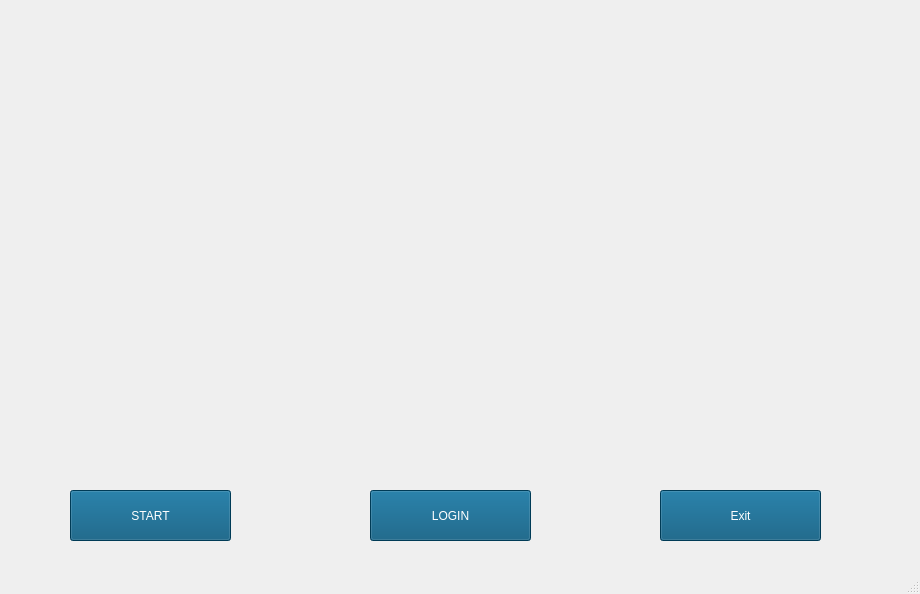
<?xml version="1.0" encoding="UTF-8"?>
<ui version="4.0">
 <class>MainWindow</class>
 <widget class="QMainWindow" name="MainWindow">
  <property name="geometry">
   <rect>
    <x>0</x>
    <y>0</y>
    <width>920</width>
    <height>594</height>
   </rect>
  </property>
  <property name="windowTitle">
   <string>MainWindow</string>
  </property>
  <widget class="QWidget" name="centralwidget">
   <widget class="QLabel" name="BG__1">
    <property name="geometry">
     <rect>
      <x>-170</x>
      <y>-100</y>
      <width>1361</width>
      <height>721</height>
     </rect>
    </property>
    <property name="text">
     <string/>
    </property>
    <property name="pixmap">
     <pixmap>../project images/B.G/Black_Template.jpg</pixmap>
    </property>
    <property name="scaledContents">
     <bool>true</bool>
    </property>
   </widget>
   <widget class="QLabel" name="logo">
    <property name="geometry">
     <rect>
      <x>110</x>
      <y>10</y>
      <width>591</width>
      <height>101</height>
     </rect>
    </property>
    <property name="text">
     <string/>
    </property>
    <property name="pixmap">
     <pixmap>../project images/WhatsApp Image 2023-05-14 at 9.54.19 PM.jpeg</pixmap>
    </property>
    <property name="scaledContents">
     <bool>true</bool>
    </property>
   </widget>
   <widget class="QLabel" name="GUI_1">
    <property name="geometry">
     <rect>
      <x>6</x>
      <y>112</y>
      <width>841</width>
      <height>341</height>
     </rect>
    </property>
    <property name="text">
     <string/>
    </property>
    <property name="pixmap">
     <pixmap>project images/1666200990801.gif</pixmap>
    </property>
    <property name="scaledContents">
     <bool>true</bool>
    </property>
   </widget>
   <widget class="QPushButton" name="pushButton">
    <property name="geometry">
     <rect>
      <x>70</x>
      <y>490</y>
      <width>161</width>
      <height>51</height>
     </rect>
    </property>
    <property name="styleSheet">
     <string notr="true">font: 18pt &quot;Decorated035 BT&quot;;
color: rgb(255, 255, 255);
background-color: rgb(0, 82, 120);</string>
    </property>
    <property name="text">
     <string>START</string>
    </property>
   </widget>
   <widget class="QPushButton" name="pushButton_2">
    <property name="geometry">
     <rect>
      <x>370</x>
      <y>490</y>
      <width>161</width>
      <height>51</height>
     </rect>
    </property>
    <property name="styleSheet">
     <string notr="true">font: 18pt &quot;Decorated035 BT&quot;;
color: rgb(255, 255, 255);
background-color: rgb(0, 82, 120);</string>
    </property>
    <property name="text">
     <string>LOGIN</string>
    </property>
   </widget>
   <widget class="QPushButton" name="pushButton_3">
    <property name="geometry">
     <rect>
      <x>660</x>
      <y>490</y>
      <width>161</width>
      <height>51</height>
     </rect>
    </property>
    <property name="styleSheet">
     <string notr="true">font: 18pt &quot;Decorated035 BT&quot;;
color: rgb(255, 255, 255);
background-color: rgb(0, 82, 120);</string>
    </property>
    <property name="text">
     <string>Exit</string>
    </property>
   </widget>
  </widget>
  <widget class="QMenuBar" name="menubar">
   <property name="geometry">
    <rect>
     <x>0</x>
     <y>0</y>
     <width>920</width>
     <height>21</height>
    </rect>
   </property>
  </widget>
  <widget class="QStatusBar" name="statusbar"/>
 </widget>
 <resources/>
 <connections/>
</ui>
